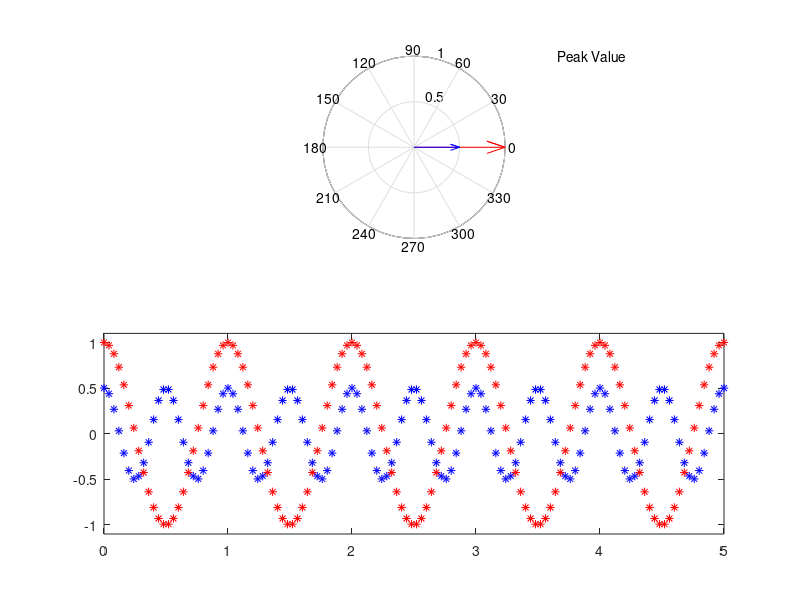

The MATLAB source for this figure:
%%
% Example 0.3---Interactive graphing example
%%
clear all; clf


% f=input(' frequency in Hz >> ')
% A=input(' amplitude (>0) >> ')
% theta=input(' phase in degrees >> ')

% Can represent all in generic format
% x(t) = A * e^{at}
% x(t) = |A|e^{j \theta } * e ^ {\sigma + j\Omega}
% this is just continuous form.
f = 1 ;
A = 1 ;
theta = 0 ;
% Remember that.. 1Hz = 2\pi rad/s
% Also 1 rad/s = 1/2 \pi Hz 
omega = 2*pi*f; % frequency rad/s

tmax=1/f; % one period
% time=[ ]; n=0; % initialization

total_time = 5 ; 
frame_number_insec = 25 ;
pause_time = 1 / frame_number_insec ;
time = [ 0 : pause_time : total_time ] ;
n = 0;

figure(1)
% for t=0:tmax/36:tmax % loop 
for t = time
    z=A*exp(j*(omega*t+theta*pi/180));
    z1= (1/2) * A*exp(j*(2 *omega*t+theta*pi/180));
    x=real(z); 
    y=imag(z); % projectio
    x1=real(z1); 
    y1=imag(z1); 
    % time=[time t]; % sequence

    subplot(2,1,1) % subplot 1 of 2
    compass(x,y,'r'); % plot vector
    hold on % hold current plot
    compass(x1,y1); % plot vector
    text(pi/2, 1, 'Peak Value');    
    axis('square') % square axis
    hold off

    subplot(2,1,2)
    plot(t,x,'*r') % plot x point in red '*'
    hold on % hold current plot
    plot(t,x1,'*b') % plot x point in red '*'
    hold on % hold current plot
    % axis('square');
    axis([0 total_time -1.1*A 1.1*A]); grid % bounds; grid

    if n==0 % execute next statement when n=0
        pause(1) % pause
    else % if n=0 not satisfied go next statement
        pause(0.05)
    end % end of conditional
    n=n+1; % increment
end % end loop

hold off % dismiss hold on